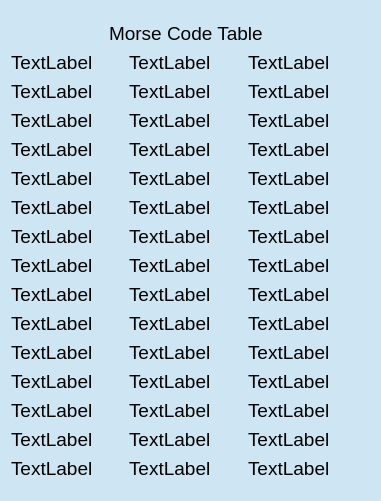
<?xml version="1.0" encoding="UTF-8"?>
<ui version="4.0">
 <class>MorseTableDialog</class>
 <widget class="QDialog" name="MorseTableDialog">
  <property name="geometry">
   <rect>
    <x>0</x>
    <y>0</y>
    <width>381</width>
    <height>501</height>
   </rect>
  </property>
  <property name="font">
   <font>
    <pointsize>14</pointsize>
   </font>
  </property>
  <property name="windowTitle">
   <string>MorseTableDialog</string>
  </property>
  <property name="styleSheet">
   <string notr="true">background:rgb(206,230,243)</string>
  </property>
  <widget class="QWidget" name="centralWidget" native="true">
   <property name="geometry">
    <rect>
     <x>0</x>
     <y>10</y>
     <width>371</width>
     <height>481</height>
    </rect>
   </property>
   <layout class="QVBoxLayout" name="verticalLayout">
    <item>
     <layout class="QHBoxLayout" name="titleHLayout">
      <item>
       <spacer name="horizontalSpacer">
        <property name="orientation">
         <enum>Qt::Horizontal</enum>
        </property>
        <property name="sizeHint" stdset="0">
         <size>
          <width>40</width>
          <height>20</height>
         </size>
        </property>
       </spacer>
      </item>
      <item>
       <widget class="QLabel" name="morseTableTitle">
        <property name="font">
         <font>
          <pointsize>14</pointsize>
         </font>
        </property>
        <property name="text">
         <string>Morse Code Table</string>
        </property>
       </widget>
      </item>
      <item>
       <spacer name="horizontalSpacer_2">
        <property name="orientation">
         <enum>Qt::Horizontal</enum>
        </property>
        <property name="sizeHint" stdset="0">
         <size>
          <width>40</width>
          <height>20</height>
         </size>
        </property>
       </spacer>
      </item>
     </layout>
    </item>
    <item>
     <layout class="QGridLayout" name="morseCodeGrid">
      <item row="4" column="0">
       <widget class="QLabel" name="label_13">
        <property name="text">
         <string>TextLabel</string>
        </property>
       </widget>
      </item>
      <item row="5" column="0">
       <widget class="QLabel" name="label_16">
        <property name="text">
         <string>TextLabel</string>
        </property>
       </widget>
      </item>
      <item row="2" column="1">
       <widget class="QLabel" name="label_8">
        <property name="text">
         <string>TextLabel</string>
        </property>
       </widget>
      </item>
      <item row="0" column="2">
       <widget class="QLabel" name="label_4">
        <property name="text">
         <string>TextLabel</string>
        </property>
       </widget>
      </item>
      <item row="3" column="1">
       <widget class="QLabel" name="label_11">
        <property name="text">
         <string>TextLabel</string>
        </property>
       </widget>
      </item>
      <item row="10" column="2">
       <widget class="QLabel" name="label_33">
        <property name="text">
         <string>TextLabel</string>
        </property>
       </widget>
      </item>
      <item row="8" column="2">
       <widget class="QLabel" name="label_27">
        <property name="text">
         <string>TextLabel</string>
        </property>
       </widget>
      </item>
      <item row="12" column="2">
       <widget class="QLabel" name="label_39">
        <property name="text">
         <string>TextLabel</string>
        </property>
       </widget>
      </item>
      <item row="13" column="0">
       <widget class="QLabel" name="label_40">
        <property name="text">
         <string>TextLabel</string>
        </property>
       </widget>
      </item>
      <item row="8" column="1">
       <widget class="QLabel" name="label_26">
        <property name="text">
         <string>TextLabel</string>
        </property>
       </widget>
      </item>
      <item row="2" column="0">
       <widget class="QLabel" name="label_7">
        <property name="text">
         <string>TextLabel</string>
        </property>
       </widget>
      </item>
      <item row="8" column="0">
       <widget class="QLabel" name="label_25">
        <property name="text">
         <string>TextLabel</string>
        </property>
       </widget>
      </item>
      <item row="13" column="1">
       <widget class="QLabel" name="label_41">
        <property name="text">
         <string>TextLabel</string>
        </property>
       </widget>
      </item>
      <item row="10" column="0">
       <widget class="QLabel" name="label_31">
        <property name="text">
         <string>TextLabel</string>
        </property>
       </widget>
      </item>
      <item row="9" column="1">
       <widget class="QLabel" name="label_29">
        <property name="text">
         <string>TextLabel</string>
        </property>
       </widget>
      </item>
      <item row="3" column="2">
       <widget class="QLabel" name="label_12">
        <property name="text">
         <string>TextLabel</string>
        </property>
       </widget>
      </item>
      <item row="11" column="2">
       <widget class="QLabel" name="label_36">
        <property name="text">
         <string>TextLabel</string>
        </property>
       </widget>
      </item>
      <item row="12" column="0">
       <widget class="QLabel" name="label_37">
        <property name="text">
         <string>TextLabel</string>
        </property>
       </widget>
      </item>
      <item row="0" column="0">
       <widget class="QLabel" name="label_2">
        <property name="text">
         <string>TextLabel</string>
        </property>
       </widget>
      </item>
      <item row="10" column="1">
       <widget class="QLabel" name="label_32">
        <property name="text">
         <string>TextLabel</string>
        </property>
       </widget>
      </item>
      <item row="7" column="2">
       <widget class="QLabel" name="label_24">
        <property name="text">
         <string>TextLabel</string>
        </property>
       </widget>
      </item>
      <item row="13" column="2">
       <widget class="QLabel" name="label_42">
        <property name="text">
         <string>TextLabel</string>
        </property>
       </widget>
      </item>
      <item row="3" column="0">
       <widget class="QLabel" name="label_10">
        <property name="text">
         <string>TextLabel</string>
        </property>
       </widget>
      </item>
      <item row="1" column="2">
       <widget class="QLabel" name="label_6">
        <property name="text">
         <string>TextLabel</string>
        </property>
       </widget>
      </item>
      <item row="0" column="1">
       <widget class="QLabel" name="label_3">
        <property name="text">
         <string>TextLabel</string>
        </property>
       </widget>
      </item>
      <item row="1" column="0">
       <widget class="QLabel" name="label">
        <property name="text">
         <string>TextLabel</string>
        </property>
       </widget>
      </item>
      <item row="2" column="2">
       <widget class="QLabel" name="label_9">
        <property name="text">
         <string>TextLabel</string>
        </property>
       </widget>
      </item>
      <item row="9" column="0">
       <widget class="QLabel" name="label_28">
        <property name="text">
         <string>TextLabel</string>
        </property>
       </widget>
      </item>
      <item row="9" column="2">
       <widget class="QLabel" name="label_30">
        <property name="text">
         <string>TextLabel</string>
        </property>
       </widget>
      </item>
      <item row="5" column="1">
       <widget class="QLabel" name="label_17">
        <property name="text">
         <string>TextLabel</string>
        </property>
       </widget>
      </item>
      <item row="7" column="1">
       <widget class="QLabel" name="label_23">
        <property name="text">
         <string>TextLabel</string>
        </property>
       </widget>
      </item>
      <item row="1" column="1">
       <widget class="QLabel" name="label_5">
        <property name="text">
         <string>TextLabel</string>
        </property>
       </widget>
      </item>
      <item row="12" column="1">
       <widget class="QLabel" name="label_38">
        <property name="text">
         <string>TextLabel</string>
        </property>
       </widget>
      </item>
      <item row="6" column="1">
       <widget class="QLabel" name="label_20">
        <property name="text">
         <string>TextLabel</string>
        </property>
       </widget>
      </item>
      <item row="7" column="0">
       <widget class="QLabel" name="label_22">
        <property name="text">
         <string>TextLabel</string>
        </property>
       </widget>
      </item>
      <item row="6" column="2">
       <widget class="QLabel" name="label_21">
        <property name="text">
         <string>TextLabel</string>
        </property>
       </widget>
      </item>
      <item row="6" column="0">
       <widget class="QLabel" name="label_19">
        <property name="text">
         <string>TextLabel</string>
        </property>
       </widget>
      </item>
      <item row="5" column="2">
       <widget class="QLabel" name="label_18">
        <property name="text">
         <string>TextLabel</string>
        </property>
       </widget>
      </item>
      <item row="4" column="2">
       <widget class="QLabel" name="label_15">
        <property name="text">
         <string>TextLabel</string>
        </property>
       </widget>
      </item>
      <item row="4" column="1">
       <widget class="QLabel" name="label_14">
        <property name="text">
         <string>TextLabel</string>
        </property>
       </widget>
      </item>
      <item row="11" column="0">
       <widget class="QLabel" name="label_34">
        <property name="text">
         <string>TextLabel</string>
        </property>
       </widget>
      </item>
      <item row="11" column="1">
       <widget class="QLabel" name="label_35">
        <property name="text">
         <string>TextLabel</string>
        </property>
       </widget>
      </item>
      <item row="14" column="0">
       <widget class="QLabel" name="label_43">
        <property name="text">
         <string>TextLabel</string>
        </property>
       </widget>
      </item>
      <item row="14" column="1">
       <widget class="QLabel" name="label_44">
        <property name="text">
         <string>TextLabel</string>
        </property>
       </widget>
      </item>
      <item row="14" column="2">
       <widget class="QLabel" name="label_45">
        <property name="text">
         <string>TextLabel</string>
        </property>
       </widget>
      </item>
     </layout>
    </item>
   </layout>
  </widget>
 </widget>
 <layoutdefault spacing="6" margin="11"/>
 <resources/>
 <connections/>
</ui>
